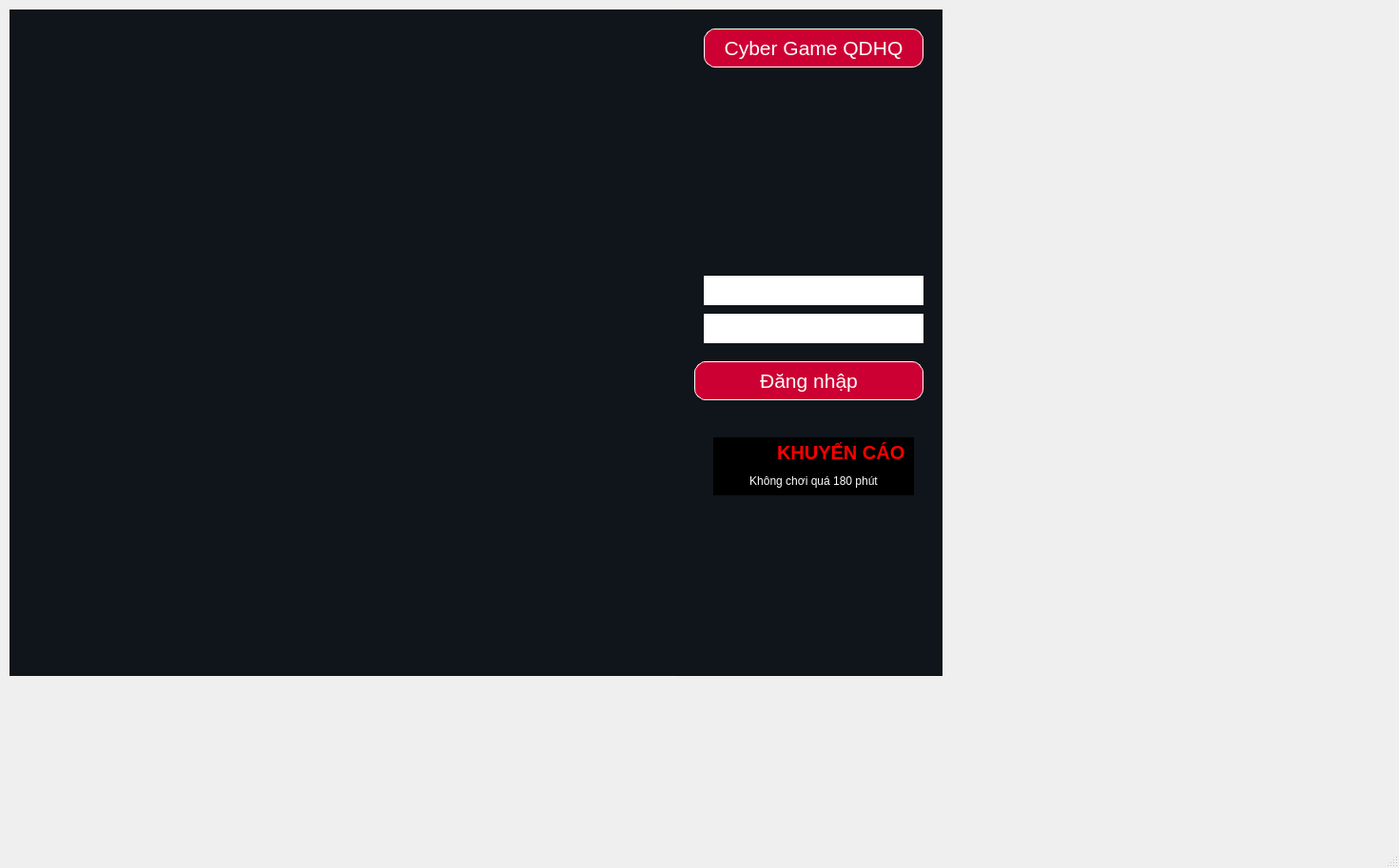
<?xml version="1.0" encoding="UTF-8"?>
<ui version="4.0">
 <class>MainWindow</class>
 <widget class="QMainWindow" name="MainWindow">
  <property name="geometry">
   <rect>
    <x>0</x>
    <y>0</y>
    <width>1471</width>
    <height>913</height>
   </rect>
  </property>
  <property name="windowTitle">
   <string>MainWindow</string>
  </property>
  <widget class="QWidget" name="centralwidget">
   <widget class="QFrame" name="frame">
    <property name="geometry">
     <rect>
      <x>10</x>
      <y>10</y>
      <width>981</width>
      <height>701</height>
     </rect>
    </property>
    <property name="styleSheet">
     <string notr="true">background-color:#0F151A;</string>
    </property>
    <property name="frameShape">
     <enum>QFrame::StyledPanel</enum>
    </property>
    <property name="frameShadow">
     <enum>QFrame::Raised</enum>
    </property>
    <widget class="QLabel" name="label">
     <property name="geometry">
      <rect>
       <x>-40</x>
       <y>0</y>
       <width>741</width>
       <height>701</height>
      </rect>
     </property>
     <property name="text">
      <string/>
     </property>
     <property name="pixmap">
      <pixmap>../Icon &amp; image/Mask group.png</pixmap>
     </property>
    </widget>
    <widget class="QPushButton" name="btn_dangnhap">
     <property name="geometry">
      <rect>
       <x>720</x>
       <y>370</y>
       <width>241</width>
       <height>41</height>
      </rect>
     </property>
     <property name="font">
      <font>
       <pointsize>16</pointsize>
      </font>
     </property>
     <property name="styleSheet">
      <string notr="true">background-color:#CC0033;
border: 1px solid white;
border-radius: 12px;
color:white;</string>
     </property>
     <property name="text">
      <string>Đăng nhập</string>
     </property>
    </widget>
    <widget class="QLineEdit" name="txt_ten_tk">
     <property name="geometry">
      <rect>
       <x>760</x>
       <y>280</y>
       <width>201</width>
       <height>31</height>
      </rect>
     </property>
     <property name="styleSheet">
      <string notr="true">background-color:#fff;
border: 1px solid white;
color:black;</string>
     </property>
    </widget>
    <widget class="QLineEdit" name="txt_mat_khau">
     <property name="geometry">
      <rect>
       <x>760</x>
       <y>320</y>
       <width>171</width>
       <height>31</height>
      </rect>
     </property>
     <property name="styleSheet">
      <string notr="true">background-color:#fff;
border: 1px solid white;
color:black;
border-right:none;</string>
     </property>
     <property name="echoMode">
      <enum>QLineEdit::Password</enum>
     </property>
    </widget>
    <widget class="QLabel" name="label_5">
     <property name="geometry">
      <rect>
       <x>800</x>
       <y>450</y>
       <width>151</width>
       <height>31</height>
      </rect>
     </property>
     <property name="font">
      <font>
       <pointsize>15</pointsize>
       <weight>75</weight>
       <bold>true</bold>
      </font>
     </property>
     <property name="styleSheet">
      <string notr="true">Background-color: black;color:red;
padding-left:2px;</string>
     </property>
     <property name="text">
      <string>KHUYẾN CÁO</string>
     </property>
     <property name="alignment">
      <set>Qt::AlignLeading|Qt::AlignLeft|Qt::AlignVCenter</set>
     </property>
    </widget>
    <widget class="QLabel" name="label_6">
     <property name="geometry">
      <rect>
       <x>740</x>
       <y>480</y>
       <width>211</width>
       <height>31</height>
      </rect>
     </property>
     <property name="styleSheet">
      <string notr="true">Background-color: black;color:white;</string>
     </property>
     <property name="text">
      <string>Không chơi quá 180 phút</string>
     </property>
     <property name="alignment">
      <set>Qt::AlignCenter</set>
     </property>
    </widget>
    <widget class="QLabel" name="label_7">
     <property name="geometry">
      <rect>
       <x>740</x>
       <y>450</y>
       <width>61</width>
       <height>31</height>
      </rect>
     </property>
     <property name="font">
      <font>
       <pointsize>15</pointsize>
       <weight>75</weight>
       <bold>true</bold>
      </font>
     </property>
     <property name="styleSheet">
      <string notr="true">Background-color: black;color:red;</string>
     </property>
     <property name="text">
      <string/>
     </property>
     <property name="pixmap">
      <pixmap>../Icon &amp; image/299051_ban_sign_icon.png</pixmap>
     </property>
     <property name="alignment">
      <set>Qt::AlignRight|Qt::AlignTrailing|Qt::AlignVCenter</set>
     </property>
    </widget>
    <widget class="QPushButton" name="pushButton_2">
     <property name="geometry">
      <rect>
       <x>730</x>
       <y>280</y>
       <width>31</width>
       <height>31</height>
      </rect>
     </property>
     <property name="styleSheet">
      <string notr="true">background-color:white;
border: 1px solid white;
color:white;</string>
     </property>
     <property name="text">
      <string/>
     </property>
     <property name="icon">
      <iconset>
       <normaloff>../Icon &amp; image/352000_account_box_icon.ico</normaloff>../Icon &amp; image/352000_account_box_icon.ico</iconset>
     </property>
     <property name="iconSize">
      <size>
       <width>40</width>
       <height>39</height>
      </size>
     </property>
    </widget>
    <widget class="QPushButton" name="pushButton_3">
     <property name="geometry">
      <rect>
       <x>730</x>
       <y>320</y>
       <width>31</width>
       <height>31</height>
      </rect>
     </property>
     <property name="styleSheet">
      <string notr="true">background-color:white;
border: 1px solid white;
color:white;</string>
     </property>
     <property name="text">
      <string/>
     </property>
     <property name="icon">
      <iconset>
       <normaloff>../Icon &amp; image/3592656_lock_locked_padlock_password_privacy_icon.ico</normaloff>../Icon &amp; image/3592656_lock_locked_padlock_password_privacy_icon.ico</iconset>
     </property>
     <property name="iconSize">
      <size>
       <width>30</width>
       <height>29</height>
      </size>
     </property>
    </widget>
    <widget class="QPushButton" name="btn_hien_thi_mk">
     <property name="geometry">
      <rect>
       <x>930</x>
       <y>320</y>
       <width>31</width>
       <height>31</height>
      </rect>
     </property>
     <property name="styleSheet">
      <string notr="true">background-color:#fff;
border: 1px solid white;
color:white;
border-left:none;</string>
     </property>
     <property name="text">
      <string/>
     </property>
     <property name="icon">
      <iconset>
       <normaloff>../Icon &amp; image/7787574_blind_eye_view_vision_magnifier_icon.ico</normaloff>../Icon &amp; image/7787574_blind_eye_view_vision_magnifier_icon.ico</iconset>
     </property>
     <property name="iconSize">
      <size>
       <width>25</width>
       <height>25</height>
      </size>
     </property>
    </widget>
   </widget>
   <widget class="QPushButton" name="btn_chuyen">
    <property name="geometry">
     <rect>
      <x>740</x>
      <y>30</y>
      <width>231</width>
      <height>41</height>
     </rect>
    </property>
    <property name="font">
     <font>
      <pointsize>16</pointsize>
     </font>
    </property>
    <property name="styleSheet">
     <string notr="true">background-color:#CC0033;
border: 1px solid white;
border-radius: 12px;
color:white;</string>
    </property>
    <property name="text">
     <string>Cyber Game QDHQ</string>
    </property>
   </widget>
  </widget>
  <widget class="QMenuBar" name="menubar">
   <property name="geometry">
    <rect>
     <x>0</x>
     <y>0</y>
     <width>1471</width>
     <height>24</height>
    </rect>
   </property>
  </widget>
  <widget class="QStatusBar" name="statusbar"/>
 </widget>
 <resources/>
 <connections/>
</ui>
